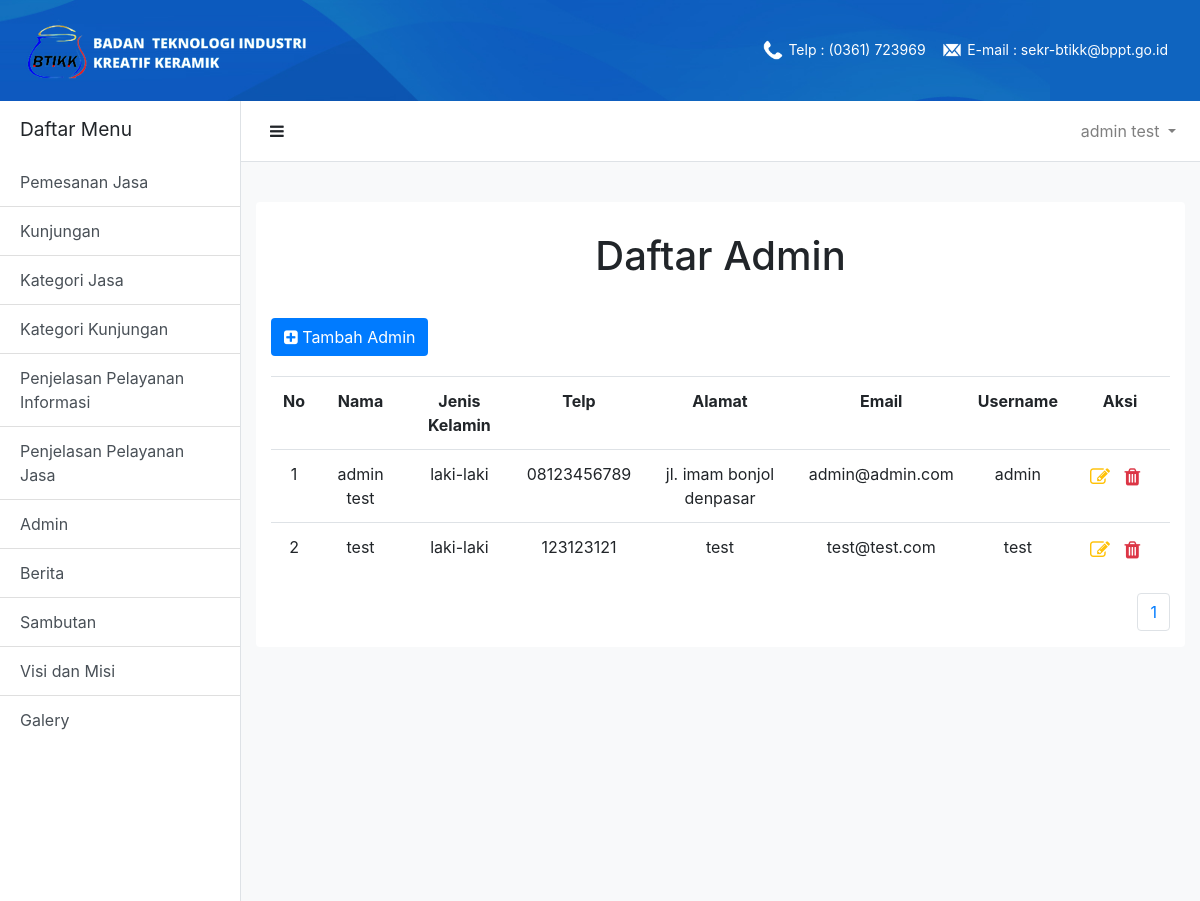
Page /adminContent/admin.php (signed in) on the committed database.
### tables this page shows
CREATE TABLE `user` (
  `id` int(11) NOT NULL,
  `name` varchar(255) NOT NULL,
  `email` varchar(255) NOT NULL,
  `password` varchar(255) NOT NULL,
  `username` varchar(255) NOT NULL,
  `jenis_kelamin` varchar(255) NOT NULL,
  `telp` varchar(255) NOT NULL,
  `alamat` varchar(255) NOT NULL
);

### adminContent/admin.php (the view, shortened to what this page needs)
<?php
    include("../dashboardUser.php");
?>
    <div class="card-title text-center" id="user-content-title">
        <h1>Daftar Admin</h1>
    </div>
    <div class='card-content'>
        <div class="container">
            <button class='btn bg-primary text-white' id='btn-add-content' onclick="window.location = './inputAdmin.php';">
                    <i class="fa fa-plus-square"></i>
                    <span> Tambah Admin</span>
            </button>
            <table class='table'>
                <tr class='text-center'>
                    <th>No</th>
                    <th>Nama</th>
                    <th>Jenis Kelamin</th>
                    <th>Telp</th>
                    <th>Alamat</th>
                    <th>Email</th>
                    <th>Username</th>
                    <th>Aksi</th>
                </tr>
<?php
    $batas   = 5;
    if(!isset($_GET['halaman'])){
        $posisi  = 0;
    }else{
        $posisi  = ($_GET['halaman']-1) * $batas;
    }
    $no = $posisi+1;
    $tampil = mysqli_query ($conn,"SELECT * FROM user order by id asc limit $posisi,$batas");
    $num = mysqli_num_rows($tampil);
    if($num==0)
    {
      echo "
            <tr>
              <td class='text-center' colspan='8'>
                Data Kosong
              </td>
            </tr>";
    }else
    {
      while($array=mysqli_fetch_array($tampil))
      {
        echo "
                <tr>
                    <td class='text-center'>".$no."</td>
                    <td class='text-center'>".$array['name']."</td>
                    <td class='text-center'>".$array['jenis_kelamin']."</td>
                    <td class='text-center'>".$array['telp']."</td>
                    <td class='text-center'>".$array['alamat']."</td>
                    <td class='text-center'>".$array ['email']."</td>
                    <td class='text-center'>".$array['username']."</td>
                    <td class='text-center' id='table-action'>
                        <a class='text-warning icon-action' href='./editAdmin.php?id=".$array['id']."'><i class='fa fa-edit'></i></a>
                        <a class='text-danger icon-action' href='../proses/deleteAdmin.php?id=".$array['id']."'><i class='fa fa-trash'></i></a>
                    </td>
                </tr>
          ";
        $no++;
      }
    }
?>
                    </table>
                    <div class='d-flex justify-content-end'>
                        <div class="text-center">
                            <ul class="pagination">
                                <?php
                                    $tampil = mysqli_query ($conn,"SELECT * FROM user");
                                    $num = mysqli_num_rows($tampil);
                                    $jmlhalaman = ceil($num/$batas);
                                    for($i=1;$i<=$jmlhalaman;$i++) {
                                            echo "<li class='page-item'><a class='page-link' href='admin.php?halaman=$i'>$i</a></li>";
                                    }
                                ?>
                    </div>
            </div>
        </div>
    </div>
    </div>
</div>

### dashboardUser.php (shortened to what this page needs)
<?php
    include("../db.php");
?>
<!DOCTYPE html>
<html lang="en">
<head>
    <link rel="stylesheet" href="../css/navbar.css">
    <link rel="stylesheet" href="../css/footer.css">
    <link rel="stylesheet" href="../css/sidebar.css">
    <link rel="stylesheet" href="../css/contentUser.css">
    <link rel="stylesheet" href="https://stackpath.bootstrapcdn.com/bootstrap/4.4.1/css/bootstrap.min.css">
    <link rel="stylesheet" href="https://stackpath.bootstrapcdn.com/font-awesome/4.7.0/css/font-awesome.min.css">
</head>
<body>
    <nav class="navbar navbar-expand-lg navbar-dark justify-content-between" id='navbar'>
        <a class="navbar-brand" href="#">
            <img src="../gambar/rsz_2logo.png" alt="logo">
        </a>
        <ul class="navbar-nav">
            <li class="nav-item">
                <p class="navbar-brand">
                    <img src="../gambar/phone.png" class="d-inline-block align-top" alt="">
                    <span>Telp : (0361) 723969</span>
                </p>
            </li>
            <li class="nav-item">
                <p class="navbar-brand">
                    <img src="../gambar/email.png" class="d-inline-block align-top" alt="">
                    <span>E-mail : sekr-btikk@bppt.go.id</span>
                </p>
            </li>
        </ul>
    </nav>
<div class="d-flex bg-light" id="wrapper">
<div class="bg-white border-right" id="sidebar-wrapper">
  <div class="sidebar-heading text-black">Daftar Menu</div>
  <div class="list-group list-group-flush">
    <a href="./pemesananJasa.php" class="list-group-item list-group-item-action bg-white text-black ">Pemesanan Jasa</a>
    <a href="./kunjungan.php" class="list-group-item list-group-item-action bg-white text-black ">Kunjungan</a>
    <a href="./kategoriJasa.php" class="list-group-item list-group-item-action bg-white text-black ">Kategori Jasa</a>
    <a href="./kategoriKunjungan.php" class="list-group-item list-group-item-action bg-white text-black ">Kategori Kunjungan</a>
    <a href="./penjelasanPelayananInformasi.php" class="list-group-item list-group-item-action bg-white text-black ">Penjelasan Pelayanan Informasi</a>
    <a href="./penjelasanPelayananJasa.php" class="list-group-item list-group-item-action bg-white text-black ">Penjelasan Pelayanan Jasa</a>
    <a href="./admin.php" class="list-group-item list-group-item-action bg-white text-black ">Admin</a>
    <a href="./berita.php" class="list-group-item list-group-item-action bg-white text-black ">Berita</a>
    <a href="./sambutan.php" class="list-group-item list-group-item-action bg-white text-black ">Sambutan</a>
    <a href="./visiMisi.php" class="list-group-item list-group-item-action bg-white text-black ">Visi dan Misi</a>
    <a href="./galery.php" class="list-group-item list-group-item-action bg-white text-black ">Galery</a>
  </div>
</div>
<div id="page-content-wrapper">
  <nav class="navbar navbar-expand-lg navbar-light bg-white border-bottom sticky-top" id='navbar-2'>
    <button class="btn text-black" id="menu-toggle"><i class="fa fa-bars"></i></button>
    <div class="collapse navbar-collapse" id="navbarSupportedContent">
      <ul class="navbar-nav ml-auto mt-2 mt-lg-0">
        <li class="nav-item dropdown">
        <?php
           $id = $_SESSION['user'];
           $sql = mysqli_query($conn,"SELECT name FROM user where id = $id");
           $admin = mysqli_fetch_assoc($sql);
           echo "
          <a class='nav-link dropdown-toggle' href='#' id='navbarDropdown' role='button' data-toggle='dropdown' aria-haspopup='true' aria-expanded='false'>
            ".$admin['name']."
          </a>
          <div class='dropdown-menu dropdown-menu-right' aria-labelledby='navbarDropdown'>
            <a class='dropdown-item' href='./editPassword.php?id=".$id."'>Ubah Password</a>
            <div class='dropdown-divider'></div>
            <a class='dropdown-item' href='../proses/logout.php'>Keluar</a>
          </div>";
          ?>
        </li>
      </ul>
    </div>
  </nav>
  <div class="container-fluid">
    <div class="card" id="user-content-wrapper">

### css/navbar.css (style rules this page uses)
#navbar, .navbar .navbar-default { background-image: url("../gambar/bg_top.jpg"); background-repeat: no-repeat; background-size: 100% 100%; }
.navbar .nav-item .navbar-brand { margin-top : 10px }
.navbar .nav-item .navbar-brand img { margin-top : 7.5px; width : 20px; height : 20px; }
.navbar .nav-item .navbar-brand span { font-size: 14px; }
#navbar-2 { padding-top: 10px; padding-bottom: 10px; margin-bottom: 40px; background-color: #110073; }

### css/sidebar.css (style rules this page uses)
#wrapper { overflow-x: hidden; }
#sidebar-wrapper { min-height: 100vh; margin-left: -15rem; -webkit-transition: margin .25s ease-out; -moz-transition: margin .25s ease-out; -o-transition: margin .25s ease-out; transition: margin .25s ease-out; }
#sidebar-wrapper .sidebar-heading { padding: 0.875rem 1.25rem; font-size: 1.2rem; }
#sidebar-wrapper .list-group { width: 15rem; }
#page-content-wrapper { min-width: 100vw; }
@media (min-width: 768px) { #sidebar-wrapper { margin-left: 0; } }
@media (min-width: 768px) { #page-content-wrapper { min-width: 0; width: 100%; } }

### css/contentUser.css (style rules this page uses)
#user-content-wrapper { border: none; }
#user-content-wrapper #btn-add-content { margin-bottom: 20px; }
#user-content-wrapper #user-content-title { margin-top: 30px; margin-bottom: 30px; }
#user-content-wrapper .icon-action { margin-right: 10px; font-size: 20px; }
#user-content-wrapper #table-action { min-width: 100px; }

### rows in the picture
user: name "admin test", jenis_kelamin "laki-laki", telp "08123456789", alamat "jl. imam bonjol denpasar", email "admin@admin.com", username "admin"
user: name "test", jenis_kelamin "laki-laki", telp "123123121", alamat "test", email "test@test.com", username "test"
